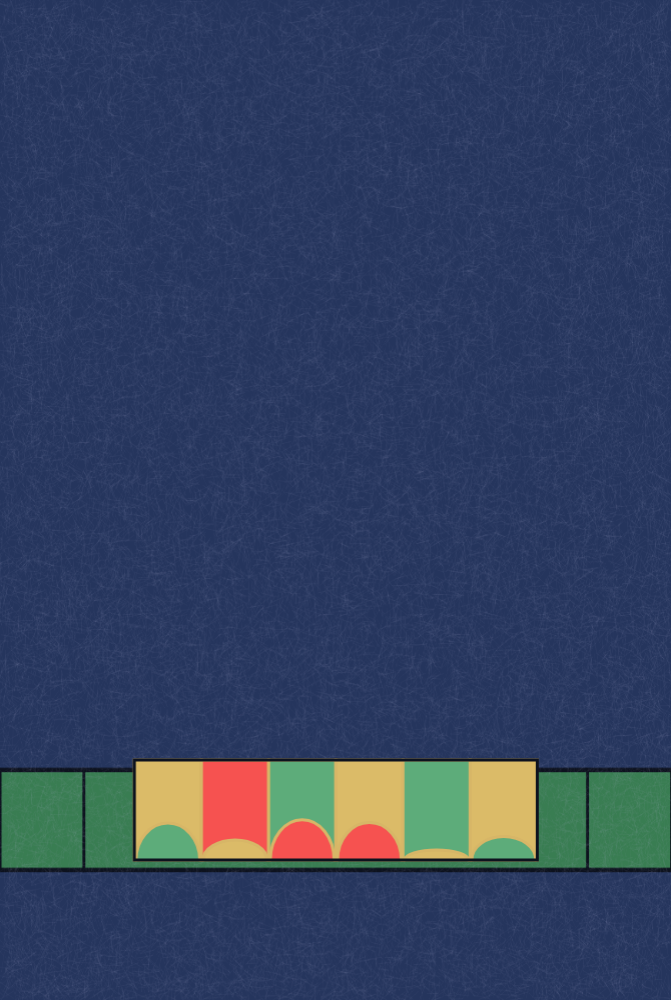
Frame 1 (no input)
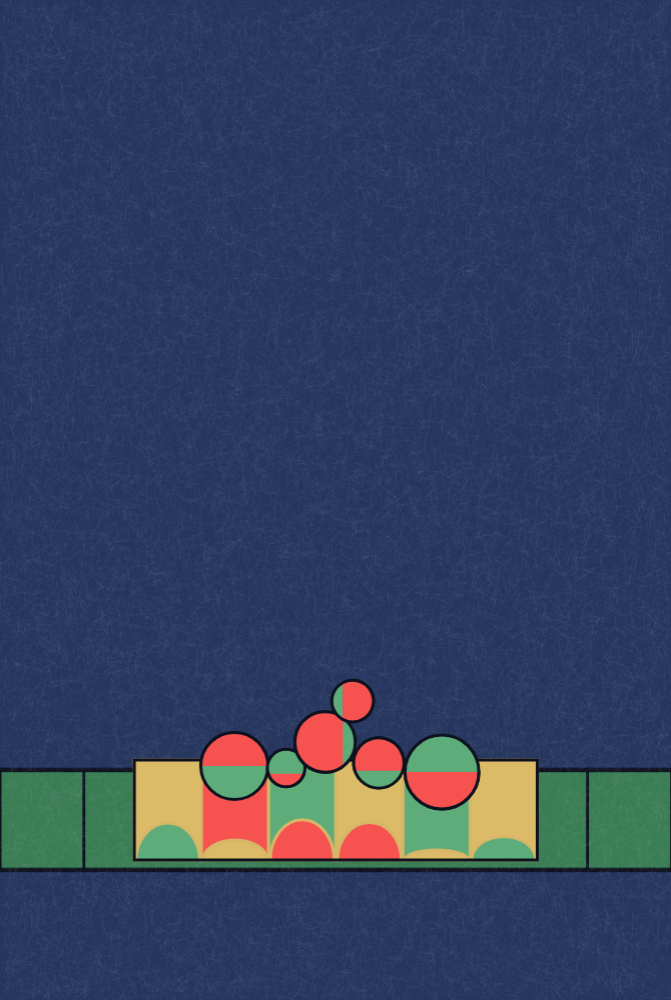
Frame 60 (no input)
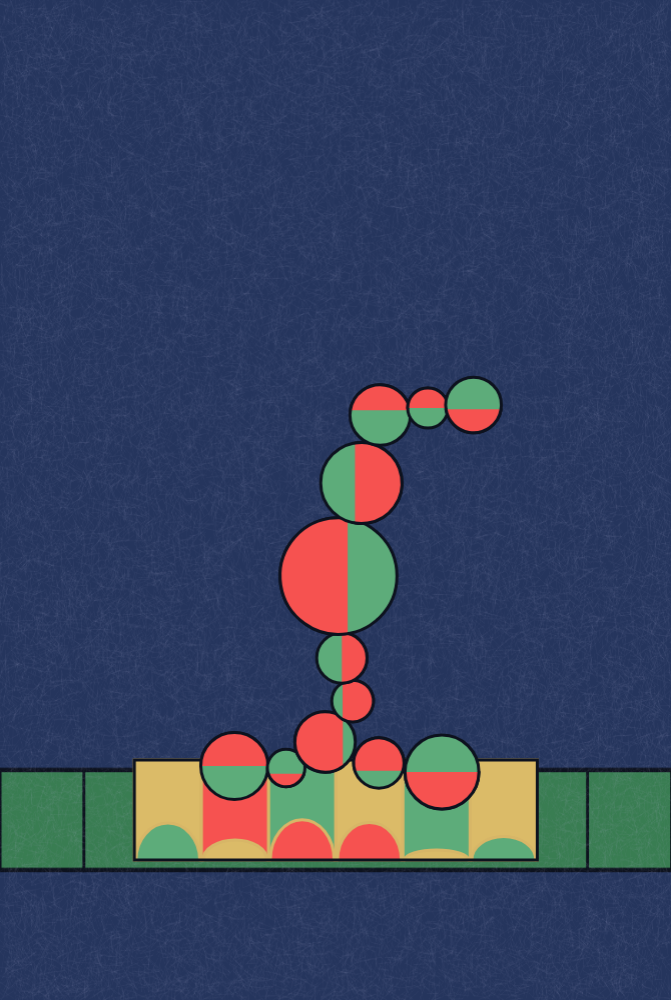
Frame 120 (the mouse pressed at the canvas centre since frame 60)

The p5.js sketch that drew these frames (run headless with seeded random() and noise() and a simulated clock; from frame 60 on, the mouse is pressed at the canvas centre):

// p5.js sketch
// ── sketch.js
let circles = [];               // Define the circles
let circleIndex = 0;            // Define the circleindex value

let startTime;                  // Define start time

let colorRed;                   
let colorGreen;                 
let colorYellow;                
let colorDarkLine;              
let colorLightLine;           

// Define constant value 
const DESIGN_WIDTH = 1140;                  // canva width
const DESIGN_HEIGHT = 1700;                 // canva height
const BORN_FREQUENCY = 10;                  // frequency of apple
const LINEWEIGHT = 3;                       
const BOLD_LINE_WEIGHT = 5;                 
const REFRESH_INTERVAL = 15;                // 15s to refresh


function setup()
{
    createCanvas(DESIGN_WIDTH, DESIGN_HEIGHT, P2D);
    colorMode(RGB);

    //Function reference from Wk9 tutorial, in Responsive design in p5.js part 2
    windowResized();

    initColor();
    initCircles();
    createBackgroundTexture();

    //Using millis() to keeps trqck how long sketch been running
    //http://gp5js.org/reference/p5/millis/
    startTime = millis() / 1000; 
}

function draw()
{
    // Draw the background
    image(textureImage, 0, 0, width, height);
    
    // Draw the buttom of the tree
    drawColoredGrid();

    // Update all the sketching of apples
    updateCircles();

    // Check whether the time point for refreshing has been reached
    detectRefresh();
}

// The canvas automatically adjusts to the new size when the window size is changed
//https://canvas.sydney.edu.au/courses/64347/pages/week-9-tutorial?module_item_id=2585757
function windowResized()
{
    let w, h;
    // Define the window width and height
    // When the width of the window is greater than the height, the height is fully covered
    if (windowWidth > windowHeight * (DESIGN_WIDTH / DESIGN_HEIGHT))
    {
        h = windowHeight;
        w = h * (DESIGN_WIDTH / DESIGN_HEIGHT);
    }
    else //Otherwise the width is fully covered
    {
        w = windowWidth;
        h = w / (DESIGN_WIDTH / DESIGN_HEIGHT);
    }
    resizeCanvas(w, h);
}

// Initialize the color values used for drawing, the colors from Artwork we choosen
function initColor()
{
    colorRed = color(246, 82, 80);
    colorGreen = color(93, 172, 122);
    colorYellow = color(219, 187, 104);
    colorDarkLine = color(13, 18, 30);
    colorLightLine = color(215,182,103);
}

// Initialize the apples (we using circles to draw the apple)
//The coding from wk11 tutorial part 4
//https://canvas.sydney.edu.au/courses/64347/pages/week-11-tutorial-2?module_item_id=2585765
function initCircles()
{
    circles = [];
    circleIndex = 0;
    circles.push(new SplitCircle(0.349, 0.766, 0.100, 90, 0.5));
    circles.push(new SplitCircle(0.426, 0.768, 0.056, -90, 0.6));
    circles.push(new SplitCircle(0.484, 0.742, 0.090, 0, 0.3));
    circles.push(new SplitCircle(0.564, 0.763, 0.075, 90, 0.4));
    circles.push(new SplitCircle(0.658, 0.772, 0.110, -90, 0.5));
    circles.push(new SplitCircle(0.525, 0.701, 0.062, 180, 0.34));
    circles.push(new SplitCircle(0.509, 0.658, 0.075, 180, 0.5));
    circles.push(new SplitCircle(0.504, 0.576, 0.174, 0, 0.45));
    circles.push(new SplitCircle(0.538, 0.483, 0.121, 180, 0.45));
    circles.push(new SplitCircle(0.566, 0.415, 0.090, 90, 0.55));
    circles.push(new SplitCircle(0.637, 0.408, 0.060, 90, 0.5));
    circles.push(new SplitCircle(0.705, 0.405, 0.083, -90, 0.55));
    circles.push(new SplitCircle(0.496, 0.405, 0.059, -90, 0.55));
    circles.push(new SplitCircle(0.434, 0.409, 0.070, 90, 0.56));
    circles.push(new SplitCircle(0.360, 0.403, 0.077, -90, 0.5));
    circles.push(new SplitCircle(0.285, 0.357, 0.145, 180, 0.46));
    circles.push(new SplitCircle(0.264, 0.280, 0.095, 0, 0.43));
    circles.push(new SplitCircle(0.282, 0.232, 0.056, 185, 0.5));
    circles.push(new SplitCircle(0.732, 0.355, 0.086, 5, 0.4));
    circles.push(new SplitCircle(0.750, 0.302, 0.072, 180, 0.55));
    circles.push(new SplitCircle(0.756, 0.239, 0.123, 0, 0.5));
    circles.push(new SplitCircle(0.750, 0.182, 0.057, 180, 0.6));
    circles.push(new SplitCircle(0.802, 0.171, 0.044, 100, 0.6));
    circles.push(new SplitCircle(0.861, 0.179, 0.087, 280, 0.5));
    circles.push(new SplitCircle(0.926, 0.196, 0.059, 110, 0.55));
    circles.push(new SplitCircle(0.961, 0.166, 0.049, 180, 0.45));
    circles.push(new SplitCircle(0.252, 0.190, 0.074, 270, 0.5));
    circles.push(new SplitCircle(0.185, 0.168, 0.080, 180, 0.5));
    circles.push(new SplitCircle(0.165, 0.108, 0.110, -10, 0.45));
    circles.push(new SplitCircle(0.185, 0.037, 0.106, 180, 0.45));
    circles.push(new SplitCircle(0.525, 0.371, 0.057, 0, 0.5));
    circles.push(new SplitCircle(0.530, 0.323, 0.088, 180, 0.5));
    circles.push(new SplitCircle(0.473, 0.291, 0.064, 270, 0.5));
    circles.push(new SplitCircle(0.414, 0.292, 0.044, 90, 0.55));
    circles.push(new SplitCircle(0.448, 0.259, 0.044, 180, 0.4));
    circles.push(new SplitCircle(0.592, 0.292, 0.059, 90, 0.5));
    circles.push(new SplitCircle(0.624, 0.266, 0.047, 180, 0.55));
}

// Adding the background and texture
function createBackgroundTexture()
{
    textureImage = createGraphics(DESIGN_WIDTH, DESIGN_WIDTH);

    // Define the background color
    textureImage.background(37, 53, 93);

    // THe buttom (green ground) of the tree
    textureImage.stroke(colorDarkLine);
    textureImage.strokeWeight(BOLD_LINE_WEIGHT);
    textureImage.fill(57, 125, 82);
    let middleLen = textureImage.width * 0.75;
    let leftLen = (textureImage.width - middleLen) / 2;
    let rightLen = leftLen;

    let y = textureImage.height * 0.82;
    let rectH = textureImage.width * 0.1;
    //Make sure the sketching always in the middle
    //The coding reference from p5js centre() and rectMode() tutorial
    //https://www.youtube.com/watch?v=F7iRdN50jf8
    textureImage.rectMode(CENTER);
    textureImage.rect(textureImage.width / 2, y, middleLen, rectH);
    textureImage.rect(leftLen / 2, y, leftLen, rectH);
    textureImage.rect(textureImage.width - rightLen / 2, y, rightLen, rectH);
    
    // Define the texture of sketching, we used random lines coding to created
    let numLines = 50000;
    textureImage.strokeWeight(0.5);
    textureImage.stroke(180, 190, 220, 30);

    //The coding reference from Wk 11 tutorial part 1
    //https://canvas.sydney.edu.au/courses/64347/pages/week-11-tutorial-2?module_item_id=2585765
    for (let i = 0; i < numLines; i++)
    {
        let x1 = textureImage.random(textureImage.width);
        let y1 = textureImage.random(textureImage.height);
        let angle = textureImage.random(TWO_PI);
        let len = textureImage.random(10, 30);
        let x2 = x1 + cos(angle) * len;
        let y2 = y1 + sin(angle) * len;
        textureImage.line(x1, y1, x2, y2);
    }
}

// Drawing the colored buttom
function drawColoredGrid()
{
    let gridW = width * 0.10;
    let gridH = height * 0.10;
    let cornerY = height * 0.76;

    //Using p5js rectMode(corner)to sperate the buttom into different square
    //https://p5js.org/reference/p5/rectMode/
    rectMode(CORNER);
    strokeWeight(LINEWEIGHT);
    stroke(colorLightLine);
    fill(colorYellow);
    rect(width/2 - gridW*3, cornerY, gridW, gridH);
    fill(colorRed);
    rect(width/2 - gridW*2, cornerY, gridW, gridH);
    fill(colorGreen);
    rect(width/2 - gridW*1, cornerY, gridW, gridH);
    fill(colorYellow);
    rect(width/2 + gridW*0, cornerY, gridW, gridH);
    fill(colorGreen);
    rect(width/2 + gridW*1, cornerY, gridW, gridH);
    fill(colorYellow);
    rect(width/2 + gridW*2, cornerY, gridW, gridH);

    // Using angleMode(RADIANS) to darwing the are beyond the buttom 
    // https://p5js.org/reference/p5/RADIANS/
    angleMode(RADIANS);
    stroke(colorLightLine);
    fill(colorGreen);
    arc(width/2 - gridW*3 + gridW/2, cornerY + gridH, gridW*0.95, gridW*1.1, -PI, 0, OPEN);
    fill(colorYellow);
    arc(width/2 - gridW*2 + gridW/2, cornerY + gridH, gridW*0.95, gridW*0.6, -PI, 0, OPEN);
    fill(colorRed);
    arc(width/2 - gridW*1 + gridW/2, cornerY + gridH, gridW*0.95, gridW*1.2, -PI, 0, OPEN);
    fill(colorRed);
    arc(width/2 + gridW*0 + gridW/2, cornerY + gridH, gridW*0.95, gridW*1.12, -PI, 0, OPEN);
    fill(colorYellow);
    arc(width/2 + gridW*1 + gridW/2, cornerY + gridH, gridW*0.95, gridW*0.3, -PI, 0, OPEN);
    fill(colorGreen);
    arc(width/2 + gridW*2 + gridW/2, cornerY + gridH, gridW*0.95, gridW*0.7, -PI, 0, OPEN);

    stroke(colorDarkLine);
    noFill();
    rect(width/2 - gridW*3, cornerY, gridW * 6, gridH);
}

function updateCircles()
{
    if (frameCount % BORN_FREQUENCY === 0 && circleIndex < circles.length)
    { 
        circleIndex++;
    }
    for (let i = 0; i < circleIndex; i++)
    {
        let circle = circles[i];
        circle.update();
        circle.display();
    }

    if (circleIndex >= circles.length)
    {
        for (let i = 0; i < circleIndex; i++)
        {
            circles[i].activatedRotation = true;
        }
    }
}

// Split the cirles, drawing the color of apple
function drawSplitCircle(cx, cy, size, rotation, redRatio)
{
    angleMode(DEGREES);
    push();
    translate(cx, cy);
    rotate(rotation);
    stroke(colorDarkLine);
    fill(colorGreen);
    circle(0, 0, size);
    fill(colorRed);
    arc(0, 0, size, size, 180 * redRatio, -180 * redRatio, OPEN);
    pop();
}

// Detect whether it's time to refresh the canvas
function detectRefresh()
{
    let currentTime = millis() / 1000;
    if (currentTime - startTime > REFRESH_INTERVAL)
    {
        initCircles();
        startTime = currentTime;
    }
}
// ── splitcircle.js
// Splitcircle function, using the drawing apple's color
//Using constructor() method to created the splitcircle function
//https://p5js.org/reference/p5/class/
class SplitCircle 
{
    constructor(nx, ny, nRadius, angle, greenRatio) 
    {
        this.nx = nx;                       // Normalized coordinates of the center x of the circle
        this.ny = ny;                       // Normalized coordinates of the center y of the circle
        this.nRadius = nRadius;             // Circle normalization radius
        this.angle = angle;                 // The initial rotation of the circle
        this.greenRatio = greenRatio;       // Part of green in circle
        this.rotatedSpeed = random(1, 4);   // Autorotation rate
        this.activatedRotation = false;     // The sign indicating whether to enable rotation
    }

    // Update 
    update()
    {
        if (!this.activatedRotation) return;
        this.angle += this.rotatedSpeed;
    }

    // Display the apples
    display() 
    {
        // Calculate the position in the canvas
        let xpos = width * this.nx;
        let ypos = height * this.ny;
        let radius = width * this.nRadius;
        drawSplitCircle(xpos, ypos, radius, this.angle, this.greenRatio);
    }
}
